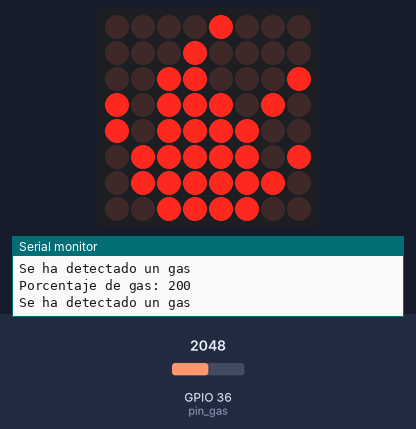
The sketch below on a simulated ESP32. Shown: 8×8 LED matrix, the last lines printed to the serial monitor. The test bench sets the inputs (shaded band); at power-on: GPIO 36 (pin_gas) = 2048.

Above: at 11.5 s.
11.6 s: GPIO 36 (pin_gas) set to 543
19.8 s: GPIO 36 (pin_gas) set to 484
At 27.5 s:
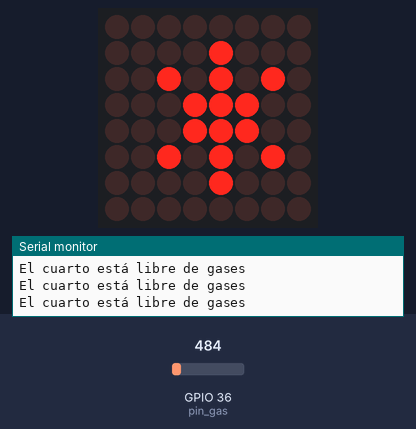
28.0 s: GPIO 36 (pin_gas) set to 1228
At 34.8 s:
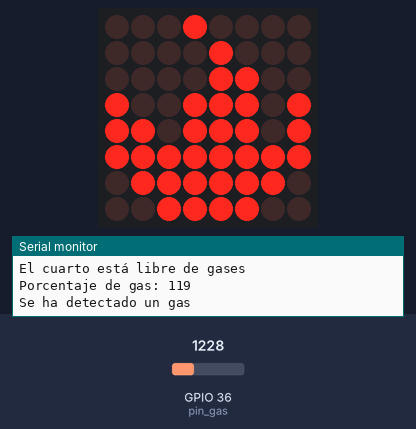
36.2 s: GPIO 36 (pin_gas) set to 491
At 39.9 s:
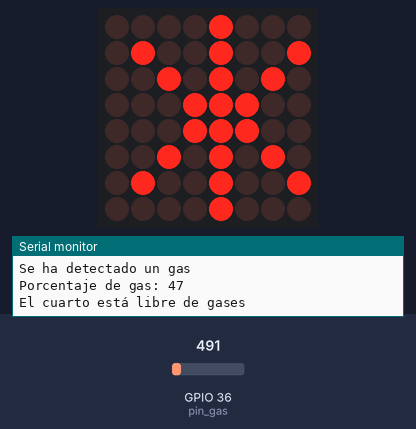
Timing chart, 0 to 41.4 s (numbered marks = the images above; inputs shaded):
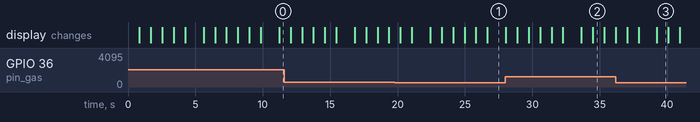

Measured:
- the behaviour switches between 512 and 511 on GPIO 36 (pin_gas) (found by bisection; images 0 and 1)
- after the input at 19.8 s, the display: first differs from a run without the input after 2.6 s (image 1 shows a later state)
- after the input at 28.0 s, the display: first differs from a run without the input after 5.6 s (image 2 shows a later state)
- after the input at 36.2 s, the display: first differs from a run without the input after 3.0 s (image 3)
- what the display in image 2 shows lasts 0.8 s, from 34.5 s to 35.3 s

The sketch:

Sistema_embebido.ino
```cpp
/*
 * Fundacion Kinal
 * Centro educativo tecnico laboral Kinal
 * Electronica
 * Grado: Quinto
 * Sección: A
 * Curso: Taller de electronica digital y reparación de computadoras I
 * Nombre: Wolf Salguero
 * Carnet: 2021179
 * Proyecto: Diseño de sistmea embebido
*/

//librerias
#include <LedControl.h>
#include <Ticker.h>

//Directivas de preprocesador
#define pin_gas A0
#define dataPin 7
#define dataClock 6
#define dataLoad 5

//Funciones
void ISR_medicion();

//Constructores
LedControl matriz_w = LedControl(dataPin, dataClock, dataLoad, 1);
Ticker leer_medicion(ISR_medicion, 5000);

//Variables
int gas, conver, prom;

//Animaciones

byte fire1[8] = {
  0b00001000,
  0b00010000,
  0b00110001,
  0b10111010,
  0b10111100,
  0b01111101,
  0b01111110,
  0b00111100
};
byte fire2[8] = {
  0b00010000,
  0b00001000,
  0b00001100,
  0b10011101,
  0b11011101,
  0b11111111,
  0b01111110,
  0b00111100
};

byte snow1[8] = {

  0b00001000,
  0b01001001,
  0b00101010,
  0b00011100,
  0b00011100,
  0b00101010,
  0b01001001,
  0b00001000
};

byte snow2[8] ={
  0b00000000,
  0b00001000,
  0b00101010,
  0b00011100,
  0b00011100,
  0b00101010,
  0b00001000,
  0b00000000
};


void setup() {
Serial.begin(9600);
pinMode(pin_gas, INPUT);
matriz_w.shutdown(0,false);
matriz_w.setIntensity(0,15);
matriz_w.clearDisplay(0);
leer_medicion.start();
}

void loop() {

leer_medicion.update();

if(prom < 50)
{
  Serial.println("El cuarto está libre de gases");
  nieve();
}
else
{
  Serial.println("Se ha detectado un gas");
  Fuego();
}

}

void ISR_medicion(){
  int x, y=0;

  gas = analogRead(pin_gas);
conver = map(gas, 0, 1024, 0, 100);

for(int i= 0; i<5; i++){
  x = conver;
  y = x + y;
  delay(100);
}
prom = y/5;

Serial.print("Porcentaje de gas: ");
Serial.println(prom);
}


void Fuego(){
  for(int i=0; i<8; i++){
    matriz_w.setRow(0,i,fire1[i]);
  }
  delay(850);

  for(int i=0; i<8; i++){
    matriz_w.setRow(0,i,fire2[i]);
  }
  delay(850);
}

void nieve()
{

for(int i=0; i<8; i++){
    matriz_w.setRow(0,i,snow1[i]);
  }
  delay(850);

  for(int i=0; i<8; i++){
    matriz_w.setRow(0,i,snow2[i]);
  }
  delay(850);


}
```
